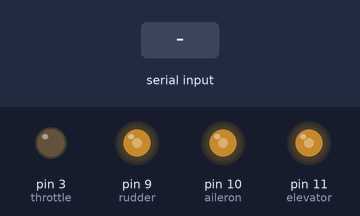
Recording of a sketch running on a simulated Arduino Uno, built with avr-gcc and run on an emulated ATmega328P. On the bench: output pins drawn as LEDs (lit = HIGH). The inputs (shaded band) are chosen by the test bench.

Above: at 1.2 s.
1.3 s: "1" received over Serial
At 1.6 s:
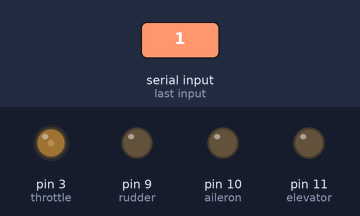
2.8 s: "0" received over Serial
At 3.9 s:
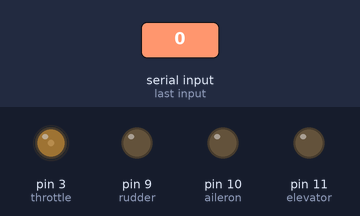
Timing chart, 0 to 5.8 s (numbered marks = the images above; inputs shaded):
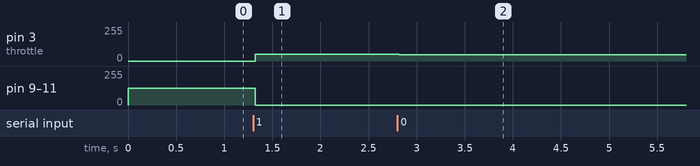

The sketch:

X4AutoflightController.ino
```cpp
int val = 0;

int throttle = 3;
int rudder = 9;
int aileron = 10;
int elevator = 11;

int throttleVal = 0;
int rudderVal = 127;
int aileronVal = 127;
int elevatorVal = 127;

byte offset[4];

void setup() {
  TCCR1B = (TCCR1B & 0b11111000) | 0x01;
  TCCR2B = (TCCR2B & 0b11111000) | 0x01;

  pinMode(throttle, OUTPUT);
  pinMode(rudder, OUTPUT);
  pinMode(aileron, OUTPUT);
  pinMode(elevator, OUTPUT);

  Serial.begin(9600);
  Serial.setTimeout(20);
}

void loop() {
  if (Serial.available() > 0) {
    Serial.readBytes(offset, 4);

    throttleVal = offset[0];
    rudderVal = offset[1];
    aileronVal = offset[2];
    elevatorVal = offset[3];
  }

  /*

  if (offset[0] < 128) {
    aileronVal = 110;
  } else {
    aileronVal = 144;
  }

  if (offset[1] > 128) {
    elevatorVal = 110;
  } else {
    elevatorVal = 144;
  }

  */

  analogWrite(throttle, throttleVal);
  analogWrite(rudder, rudderVal);
  analogWrite(aileron, aileronVal);
  analogWrite(elevator, elevatorVal);
}
```

Measured:
- after the input at 1.3 s, pin 3 (throttle): 0/255 → 49/255 at once; pin 9 (rudder), pin 10 (aileron), pin 11 (elevator): 127/255 → 0/255 at once
- after the input at 2.8 s, pin 3 (throttle): 49/255 → 48/255 at once
